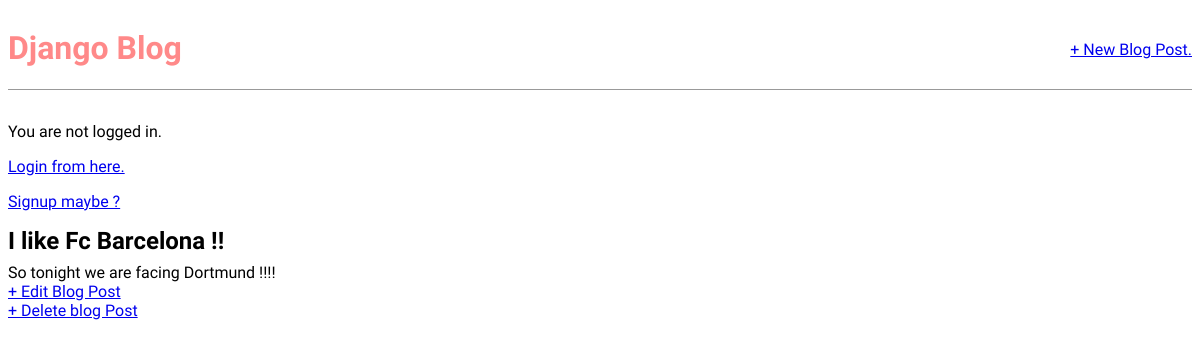
/post/5/, run on the app's committed database.
### blog/models.py (models this page shows, shortened)
class Post(models.Model):
  title = models.CharField(max_length=100)
  author = models.ForeignKey("auth.User",on_delete=models.CASCADE)
  body = models.TextField()
  def get_absolute_url(self):
    return reverse("post_detail",kwargs={"pk":self.pk})

### blog/views.py (the view)
# urls.py: path("post/<int:pk>/",BlogDetailView.as_view(),name="post_detail"),
class BlogDetailView(DetailView):
  model = Post
  template_name = "post_detail.html"

### templates/post_detail.html
{% extends "base.html" %}
{% block content %}
<div class="post-entry">
  <h2>{{post.title}}</h2>
  <p>{{post.body}}</p>
  <a href="{{post.get_absolute_url}}edit">+ Edit Blog Post</a>
  <p><a href="{{post.get_absolute_url}}delete">+ Delete blog Post</a></p>
</div>
{% endblock %}

### static/css/base.css (style rules this page uses)
body { font-family: 'Source Sans 3',sans-serif; font-size:16px; }
.post-entry { margin-bottom:2rem; }
.post-entry h2 { margin:0.5rem 0; }
.post-entry p { margin: 0; font-weight: 400; }

### data on the page
Post: title "I like Fc Barcelona !!", body "So tonight we are facing Dortmund !!!!"
